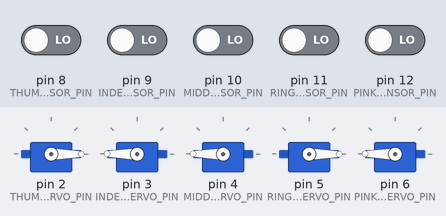
This sketch was run on a simulated Arduino Uno, built with avr-gcc and run on an emulated ATmega328P. Parts: 5 × servo. The test bench sets the inputs (shaded band); at power-on: pin 8 (THUMB_SENSOR_PIN), pin 9 (INDEX_SENSOR_PIN), pin 10 (MIDDLE_SENSOR_PIN), pin 11 (RING_SENSOR_PIN), pin 12 (PINKY_SENSOR_PIN) LOW. What the sketch prints to the serial monitor is not drawn.

Above: at 1.2 s.
1.3 s: pin 10 (MIDDLE_SENSOR_PIN) driven HIGH
At 2.3 s:
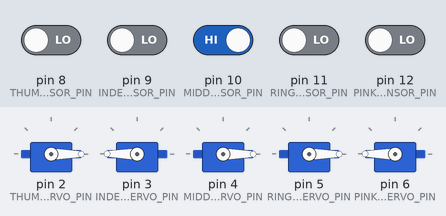
2.8 s: pin 8 (THUMB_SENSOR_PIN) driven HIGH
At 3.4 s:
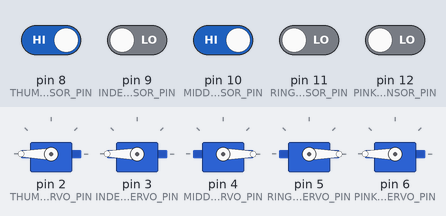
4.3 s: pin 9 (INDEX_SENSOR_PIN) driven HIGH
At 4.6 s:
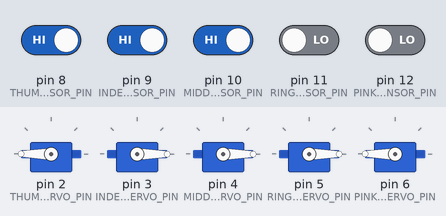
5.8 s: pin 11 (RING_SENSOR_PIN) driven HIGH
At 7.0 s:
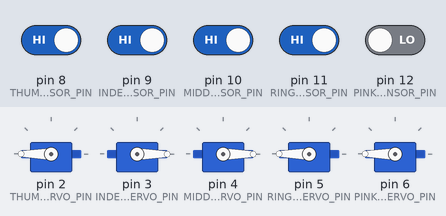
7.3 s: pin 12 (PINKY_SENSOR_PIN) driven HIGH
At 8.1 s:
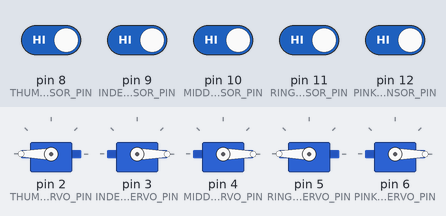
8.8 s: pin 8 (THUMB_SENSOR_PIN) driven LOW
At 9.2 s:
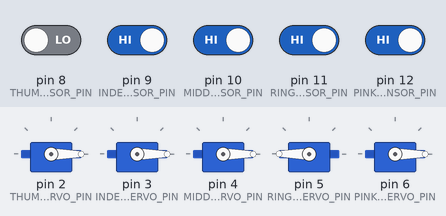
Timing chart, 0 to 11.3 s (numbered marks = the images above; inputs shaded):
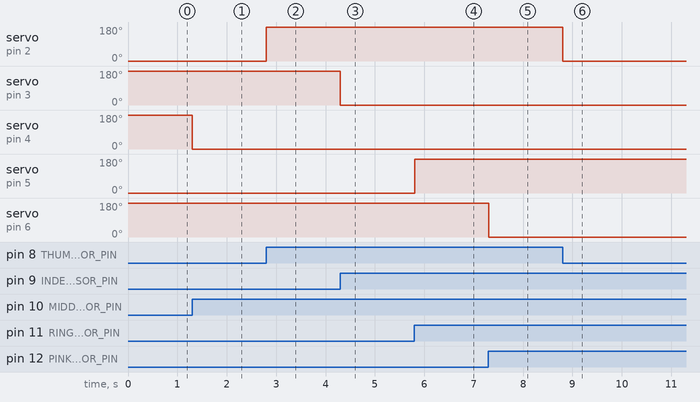

The sketch:

robot-arm-controller.ino
```cpp
#include <Servo.h>

#define TRUE 1
#define FALSE 0

#define DEGUG_ENABLE TRUE

/* Hall effect sensor pins configuration. */
#define THUMB_SENSOR_PIN 8
#define INDEX_SENSOR_PIN 9
#define MIDDLE_SENSOR_PIN 10
#define RING_SENSOR_PIN 11
#define PINKY_SENSOR_PIN 12

/* Servo motor pins configuration. */
#define THUMB_SERVO_PIN 2
#define INDEX_SERVO_PIN 3
#define MIDDLE_SERVO_PIN 4
#define RING_SERVO_PIN 5
#define PINKY_SERVO_PIN 6

Servo ThumbServo;
Servo IndexServo;
Servo MiddleServo;
Servo RingServo;
Servo PinkyServo;

void setup() {
#if (DEGUG_ENABLE == TRUE)
  Serial.begin(9600);
#endif

  pinMode(THUMB_SENSOR_PIN, INPUT);
  pinMode(INDEX_SENSOR_PIN, INPUT);
  pinMode(MIDDLE_SENSOR_PIN, INPUT);
  pinMode(RING_SENSOR_PIN, INPUT);
  pinMode(PINKY_SENSOR_PIN, INPUT);

  ThumbServo.attach(THUMB_SERVO_PIN);
  IndexServo.attach(INDEX_SERVO_PIN);
  MiddleServo.attach(MIDDLE_SERVO_PIN);
  RingServo.attach(RING_SERVO_PIN);
  PinkyServo.attach(PINKY_SERVO_PIN);
}

void loop() {

  int thumbCurrentReading = 0;
  int indexCurrentReading = 0;
  int middleCurrentReading = 0;
  int ringCurrentReading = 0;
  int pinkyCurrentReading = 0;

  thumbCurrentReading = digitalRead(THUMB_SENSOR_PIN);
  if (thumbCurrentReading == 1) {
    ThumbServo.write(180);
  } else {
    ThumbServo.write(0);
  }

  indexCurrentReading = digitalRead(INDEX_SENSOR_PIN);
  if (indexCurrentReading == 1) {
    IndexServo.write(0);
  } else {
    IndexServo.write(180);
  }

  middleCurrentReading = digitalRead(MIDDLE_SENSOR_PIN);
  if (middleCurrentReading == 1) {
    MiddleServo.write(0);
  } else {
    MiddleServo.write(180);
  }

  ringCurrentReading = digitalRead(RING_SENSOR_PIN);
  if (ringCurrentReading == 1) {
    RingServo.write(180);
  } else {
    RingServo.write(0);
  }

  pinkyCurrentReading = digitalRead(PINKY_SENSOR_PIN);
  if (pinkyCurrentReading == 1) {
    PinkyServo.write(0);
  } else {
    PinkyServo.write(180);
  }

  Serial.println(middleCurrentReading);
}
```

Measured:
- after the input at 1.3 s, servo on pin 4 (MIDDLE_SERVO_PIN): 180° → 0° at once
- after the input at 2.8 s, servo on pin 2 (THUMB_SERVO_PIN): 0° → 180° at once
- after the input at 4.3 s, servo on pin 3 (INDEX_SERVO_PIN): 180° → 0° at once
- after the input at 5.8 s, servo on pin 5 (RING_SERVO_PIN): 0° → 180° at once
- after the input at 7.3 s, servo on pin 6 (PINKY_SERVO_PIN): 180° → 0° at once
- after the input at 8.8 s, servo on pin 2 (THUMB_SERVO_PIN): 180° → 0° at once
